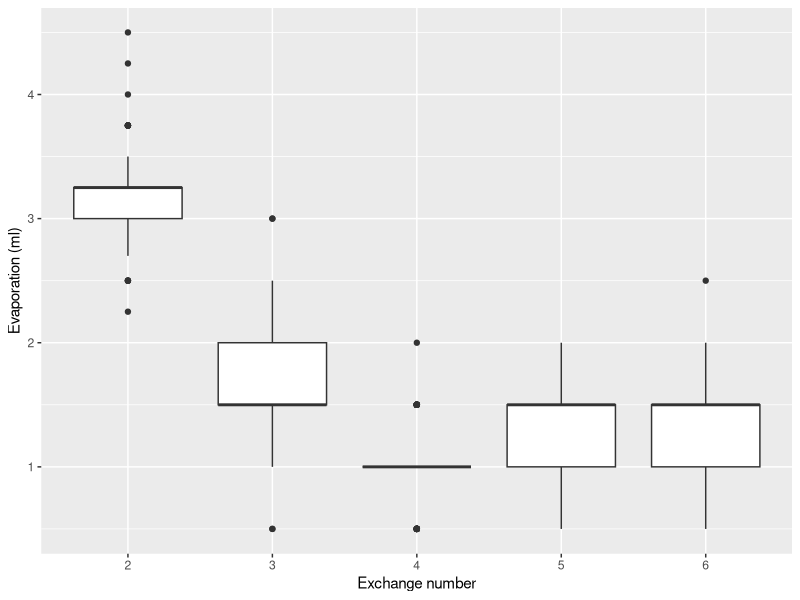
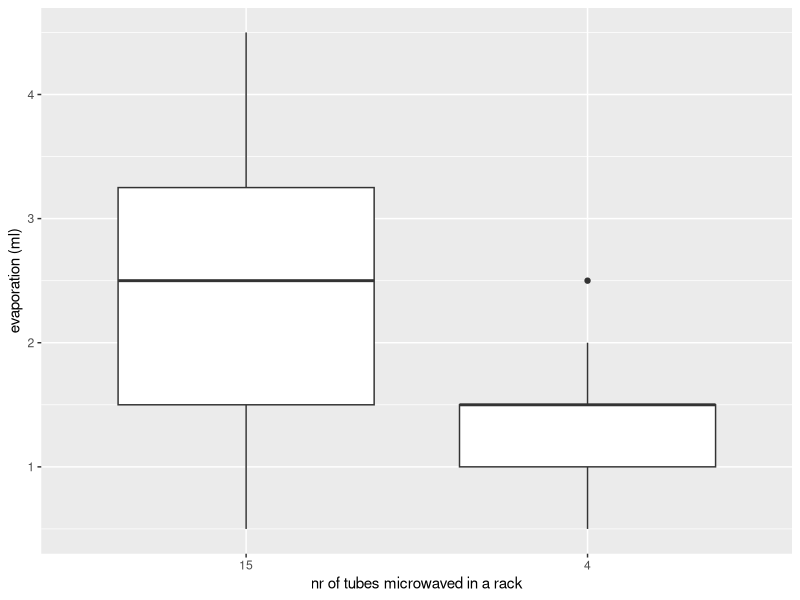
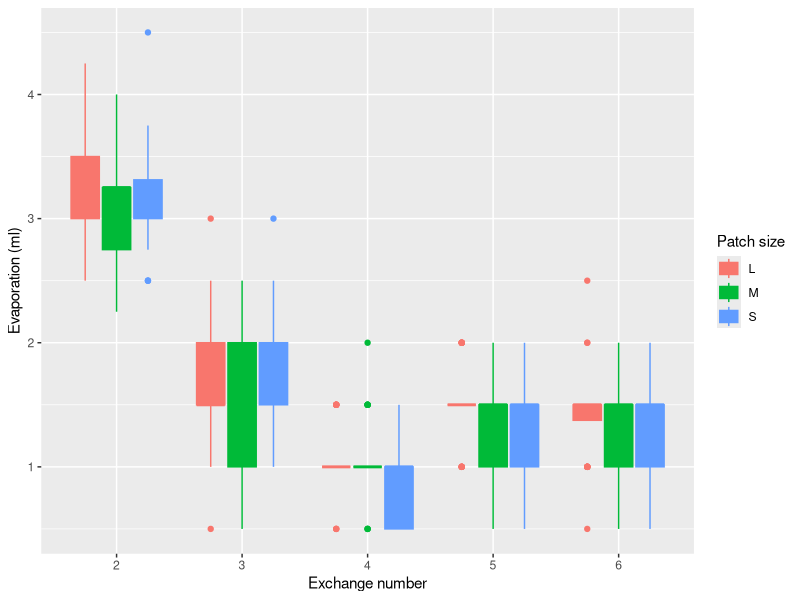
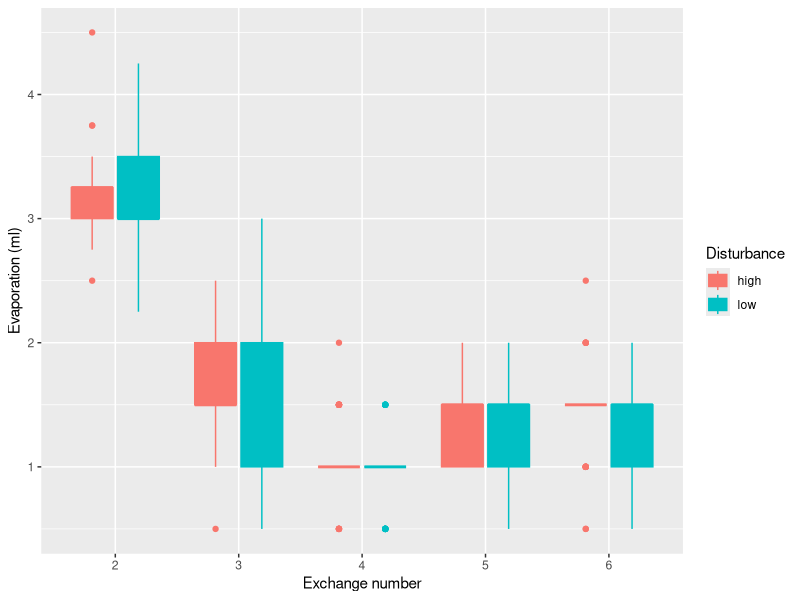
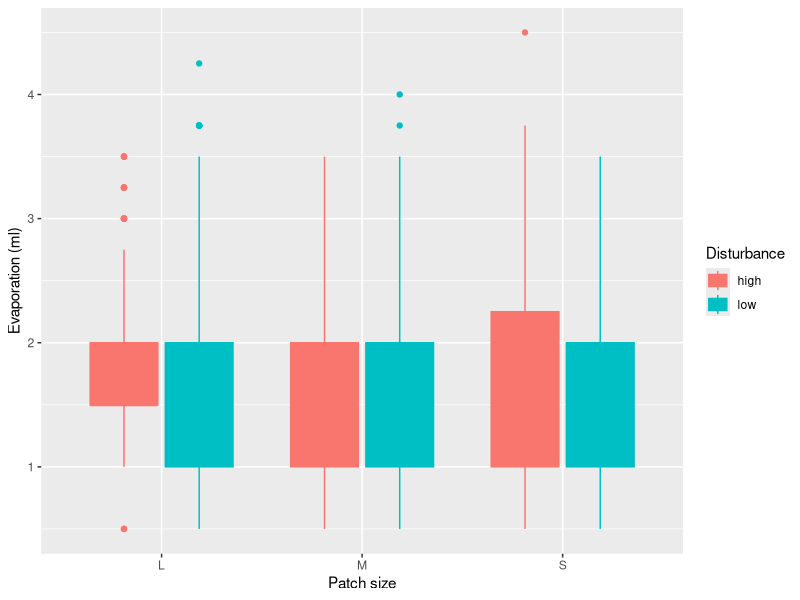

Source code (R) for these figures, in order:
## ---- chunk 1

rm( list = ls(  ) )
cat( "\014" )
library("tidyverse")
library("gridExtra")
library("lme4")
library("here")

## ---- chunk 2

ds = read.csv(here("data", "PatchSizePilot_culture_info.csv"), header = TRUE)

head(ds)

## ---- chunk 3

ds = gather(ds, exchange, evaporation, water_add_after_t2:water_add_after_t6)
ds[ds == "water_add_after_t2"] = "2"
ds[ds == "water_add_after_t3"] = "3"
ds[ds == "water_add_after_t4"] = "4"
ds[ds == "water_add_after_t5"] = "5"
ds[ds == "water_add_after_t6"] = "6"


#Divide by two the evaporation after the second resource exchange, as we retopped the water that evaporated also from exchange number 1. 
ds$evaporation[ds$exchange == 2] = ds$evaporation[ds$exchange == 2] / 2

#Add how many tubes were in each rack
ds$nr_of_tubes_in_rack[ds$exchange == 1] = 15
ds$nr_of_tubes_in_rack[ds$exchange == 2] = 15
ds$nr_of_tubes_in_rack[ds$exchange == 3] = 15
ds$nr_of_tubes_in_rack[ds$exchange == 4] = 4
ds$nr_of_tubes_in_rack[ds$exchange == 5] = 4
ds$nr_of_tubes_in_rack[ds$exchange == 6] = 4

#We need to add 2 ml to the evaporation that happened at the exchange events 1 and 2. This is because we already added 1 ml of water at exchange 1 and 1 ml of water at exchange 2. 
ds$evaporation[ds$exchange == 2] = ds$evaporation[ds$exchange == 2] + 2

#We need to take off tubes 106-110 at the second excahnge. This is because we boiled them more and then refilled them with 3.15 ml.

## ---- chunk 4

ds %>%
  ggplot(aes(x = exchange,
             y = evaporation)) +
  geom_boxplot() + 
  labs(x = "Exchange number", y = "Evaporation (ml)")

ds %>%
  ggplot(aes(x = as.character(nr_of_tubes_in_rack),
             y = evaporation)) + 
  geom_boxplot() +
  labs(x = "nr of tubes microwaved in a rack", y = "evaporation (ml)")

ds %>%
  ggplot(aes(x = exchange,
             y = evaporation,
             fill = patch_size,
             color = patch_size)) +
  geom_boxplot() + 
  labs(x = "Exchange number", y = "Evaporation (ml)", fill = "Patch size", color = "Patch size")

ds %>%
  ggplot(aes(x = exchange,
             y = evaporation,
             fill = disturbance,
             color = disturbance)) +
  geom_boxplot() +
  labs(x = "Exchange number", y = "Evaporation (ml)", fill = "Disturbance", color = "Disturbance")

ds %>%
  ggplot(aes(x = patch_size,
             y = evaporation,
             fill = disturbance,
             color = disturbance)) +
  geom_boxplot() +
  labs(x = "Patch size", y = "Evaporation (ml)", fill = "Disturbance", color = "Disturbance")

## ---- chunk 5

evaporation_exchange_1_2 = ds %>%
  filter(!is.na(evaporation), exchange == 2) %>%
  summarise(mean_evaporation = mean(evaporation), sd_evaporation = sd(evaporation))
mean_evaporation_exchange_1_2 = round(evaporation_exchange_1_2$mean_evaporation, digits = 2)
sd_evaporation_exchange_1_2 = round(evaporation_exchange_1_2$sd_evaporation, digits = 2)





mean_evaporation = ds %>%
  filter(!is.na(evaporation)) %>%
  group_by(nr_of_tubes_in_rack) %>%
  summarise(mean_evaporation = mean(evaporation), sd_evaporation = sd(evaporation))

mean_evaporation_15 = round(mean_evaporation$mean_evaporation[mean_evaporation$nr_of_tubes_in_rack == 15], digits = 2)
mean_evaporation_4 = round(mean_evaporation$mean_evaporation[mean_evaporation$nr_of_tubes_in_rack == 4], digits = 2)
sd_evaporation_15 = round(mean_evaporation$sd_evaporation[mean_evaporation$nr_of_tubes_in_rack == 15], digits = 2)
sd_evaporation_4 = round(mean_evaporation$sd_evaporation[mean_evaporation$nr_of_tubes_in_rack == 4], digits = 2)


